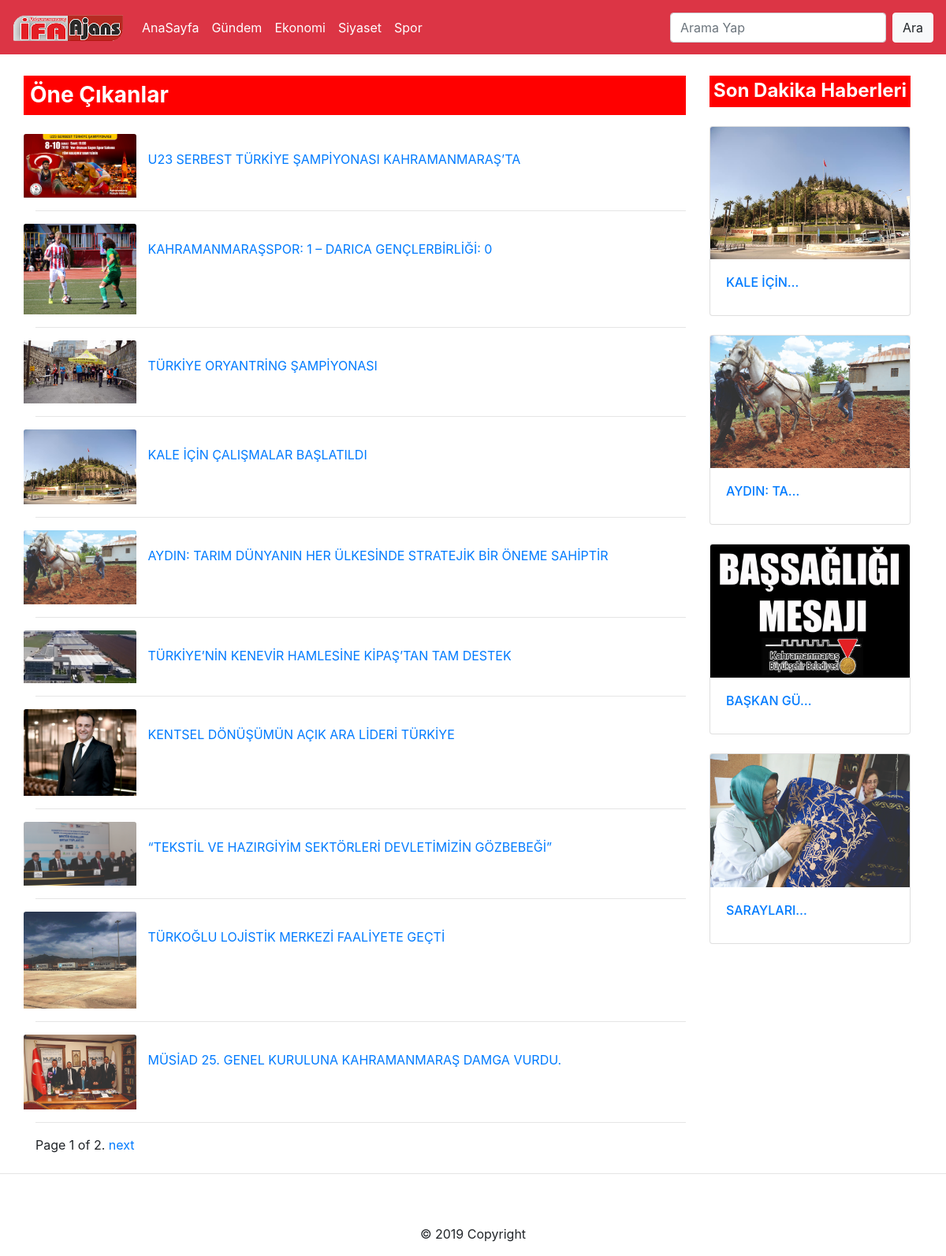
The page / on the database its author committed.
### uygulama/models.py (models this page shows, shortened)
class Haberler(models.Model):
    kategori=models.ForeignKey('Kategori', on_delete=models.CASCADE, verbose_name="Kategori", related_name="posts")
    title=models.CharField(max_length=150, verbose_name="Başlık")
    metin=RichTextField(verbose_name="Açıklama")
    image=models.ImageField(null=True, blank=True)
    def get_absolute_url(self):
       return reverse('detail', kwargs={'id':self.id})
    class Meta:
        ordering = ['-id']

### uygulama/views.py (the view)
# urls.py: path('', anasayfa),
def anasayfa(request):
    post_list=Haberler.objects.all()
    query=request.GET.get('q')
    if query:
        post_list=post_list.filter(title__icontains=query)
    paginator = Paginator(post_list, 10) # Show 25 contacts per page
    page = request.GET.get('sayfa')
    try:
        post_list = paginator.page(page)
    except PageNotAnInteger:
        post_list = paginator.page(1)
    except EmptyPage:
        post_list = paginator.page(paginator.num_pages)
    categori=Kategori.objects.get(id=1)
    categori_list=categori.posts.all()
    paginator = Paginator(categori_list, 5) # Show 25 contacts per page
    page = request.GET.get('page')
    try:
        categori_list = paginator.page(page)
    except PageNotAnInteger:
        categori_list = paginator.page(1)
    except EmptyPage:
        categori_list = paginator.page(paginator.num_pages)
    context={'list':post_list,'categori_list':categori_list,}
    return render(request, 'index.html', context)

### templates/index.html (shortened to what this page needs)
{% extends 'base.html' %}
{% load static %}
{% block content %}
<div class="container">
        <div class="row">
            <div class="col-md-9">
                <div style="background-color: red;padding: 8px;height: 50px;margin-left: -15px;">
                    <h3 style="color: white;font-weight: bold;">Öne Çıkanlar</h3>
                </div><br>
                {% for post in list %}
                <a href="{{ post.get_absolute_url }}" style="text-decoration:none;">
                    <div class="row">
                        <div class="col-md-2" style="padding: 0px;">
                            <img class="card-img-top" src="{{ post.image.url }}"/>
                        </div>
                        <div class="col-md-10" style="padding-top: 20px;">
                            <p>{{ post.title }}</p>
                        </div>
                    </div>
                </a><hr />
                {% endfor %}
                <div class="pagination">
                        <span class="step-links">
                            <span class="current">
                                Page {{ list.number }} of {{ list.paginator.num_pages }}.
                            </span>
                            {% if list.has_next %}
                                <a href="?sayfa={{ list.next_page_number }}{% if request.GET.q %}&q={{ request.GET.q }}{% endif %}">next</a>
                            {% endif %}
                        </span>
                    </div>
            </div>
            <div class="col-md-3">
                <div style="background-color: red;height: 40px;padding: 5px;">
                        <h4 style="color: white;font-weight: bold;">Son Dakika Haberleri</h4>
                </div><br>
                {% for categori in categori_list %}
                    <a href="{{ categori.get_absolute_url }}" style="text-decoration:none;">
                            <div class="card">
                                <img class="card-img-top" src="{{ categori.image.url }}">
                                <div class="card-body">
                                    <h6 class="card-title">{{ categori.title|truncatechars:10 }}</h6>
                                </div>
                            </div>
                        </a><br>
                 {% endfor %}
            </div>
        </div>
    </div>
{% endblock %}

### templates/base.html (shortened to what this page needs)
{% load static %}
<html>
    <head>
        <link rel="stylesheet" href="{% static 'css/bootstrap.min.css' %}">
    </head>
    <body>
            <nav class="navbar navbar-expand-lg navbar-dark bg-danger fixed-top">
                    <a class="navbar-brand" href="/"><img src="{% static 'image/logom.png' %}" style="width:140px;"></a>
                    <div class="collapse navbar-collapse" id="navbarSupportedContent">
                      <ul class="navbar-nav mr-auto">
                        <li class="nav-item active">
                          <a class="nav-link" href="/">AnaSayfa<span class="sr-only">(current)</span></a>
                        </li>
                        <li class="nav-item active">
                          <a class="nav-link" href="{% url 'gundem' %}">Gündem</a>
                        </li>
                        <li class="nav-item active">
                          <a class="nav-link disabled" href="{% url 'ekonomi' %}" tabindex="-1" aria-disabled="true">Ekonomi</a>
                        </li>
                        <li class="nav-item active">
                        <a class="nav-link disabled" href="{% url 'siyaset' %}" tabindex="-1" aria-disabled="true">Siyaset</a>
                         </li>
                         <li class="nav-item active">
                           <a class="nav-link disabled" href="{% url 'spor' %}" tabindex="-1" aria-disabled="true">Spor</a>
                        </li>
                      </ul>
                      <form class="form-inline my-2 my-lg-0" method="GET">
                        <input class="form-control mr-sm-2" type="search" name="q" placeholder="Arama Yap" aria-label="Search" value="{{ request.GET.q }}">
                        <button class="btn btn-light my-2 my-sm-0" type="submit">Ara</button>
                      </form>
                    </div>
                  </nav><br><br><br><br>
        {% block content %}
        {% endblock %}
        <footer class="page-footer text-center font-small mdb-color darken-2 mt-4 wow fadeIn">
            <hr class="my-4">
            <div class="pb-4">
            </div>
            <div class="footer-copyright py-3">
              © 2019 Copyright
            </div>
          </footer>
    </body>
</html>

### rows shown on the page
Haberler: image (picture), title "U23 SERBEST TÜRKİYE ŞAMPİYONASI KAHRAMANMARAŞ’TA"
Haberler: image (picture), title "KAHRAMANMARAŞSPOR: 1 – DARICA GENÇLERBİRLİĞİ: 0"
Haberler: image (picture), title "TÜRKİYE ORYANTRİNG ŞAMPİYONASI"
Haberler: image (picture), title "KALE İÇİN ÇALIŞMALAR BAŞLATILDI", title "KALE İÇİN…"
Haberler: image (picture), title "AYDIN: TARIM DÜNYANIN HER ÜLKESİNDE STRATEJİK BİR ÖNEME SAHİPTİR", title "AYDIN: TA…"
Haberler: image (picture), title "TÜRKİYE’NİN KENEVİR HAMLESİNE KİPAŞ’TAN TAM DESTEK"
Haberler: image (picture), title "KENTSEL DÖNÜŞÜMÜN AÇIK ARA LİDERİ TÜRKİYE"
Haberler: image (picture), title "“TEKSTİL VE HAZIRGİYİM SEKTÖRLERİ DEVLETİMİZİN GÖZBEBEĞİ”"
Haberler: image (picture), title "TÜRKOĞLU LOJİSTİK MERKEZİ FAALİYETE GEÇTİ"
Haberler: image (picture), title "MÜSİAD 25. GENEL KURULUNA KAHRAMANMARAŞ DAMGA VURDU."
Haberler: image (picture), title "BAŞKAN GÜ…"
Haberler: image (picture), title "SARAYLARI…"

### other values the page prints
{{ list.number }} "1"
{{ list.paginator.num_pages }} "2"
